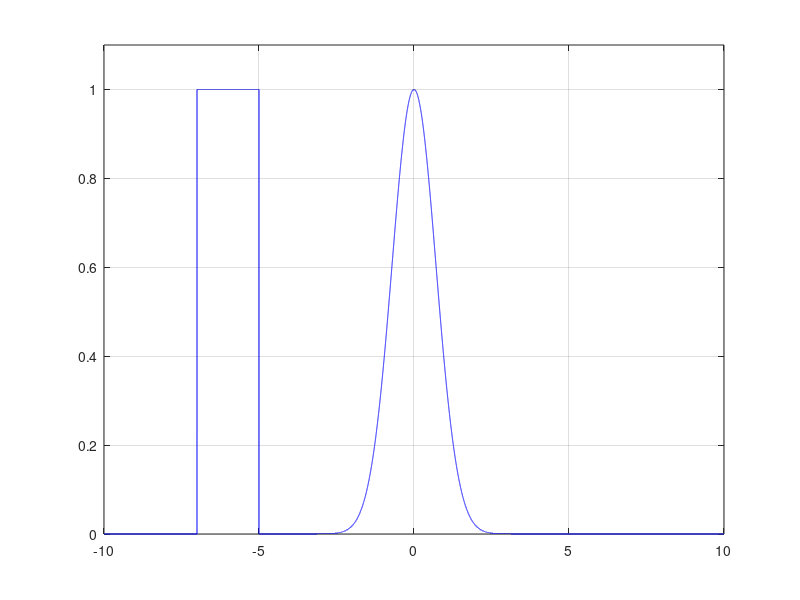

This chart was generated by the following MATLAB code: (Note: this script raises an error after producing the figure.)
% moving_wave_vectorized_rusanov.m

clear
%clc
close('all')

N = 50000;
u = 1;

plot_freq = 2500;
plot_switch = 1;
x_left = -10;
x_right = 10;
x_space = linspace(x_left,x_right,N);

dx = x_space(2)-x_space(1);
dt = 0.6*(dx)/u;
nu = u*dt/dx;
omega = (4*nu*nu+1)*(4-nu*nu)/5;
%Num_ts = min(1000,ceil(15/dt));
Num_ts = 5000;
% set initial condition
%f = zeros(N,1);
x_space = linspace(x_left,x_right,N);

f_l = 1;
f = f_l*exp(-(x_space.*x_space));
f((x_space < -5) & (x_space > -7)) = 1;


f_tmp = zeros(N,1);
f_nm = zeros(N,1);



% plot initial condition
plot(x_space,f,'-b');
axis([x_left x_right 0 1.1*f_l]);
grid on
drawnow

%title('\bf{Initial Condition}');


tic;

ind = (1:N)';
x_m = circshift(ind,1);
x_p = circshift(ind,-1);
x_2m = circshift(ind,2);
x_2p = circshift(ind,-2);


x_m = gpuArray(x_m);
x_p = gpuArray(x_p);
x_2m = gpuArray(x_2m);
x_2p = gpuArray(x_2p);

f_nm = gpuArray(f_nm);
f_tmp = gpuArray(f_tmp);
f = gpuArray(f);

for ts = 1:Num_ts
    
    if(mod(ts,100)==0)
        fprintf('Executing time step number %d.\n',ts);
    end
    
    f_nm = (0.5).*(f(x_p) + f) - (nu/3).*(f(x_p) - f);
    f_tmp = f - (2*nu/3).*(f_nm - f_nm(x_m));
    f = f - (nu/24).*(-2*f(x_2p) + 7*f(x_p) - 7*f(x_m) + 2*f(x_2m)) ...
        -(3*nu/8).*(f_tmp(x_p) - f_tmp(x_m)) ...
        -(omega/24).*(f(x_2p) - 4*f(x_p) + 6*f - 4*f(x_m) + f(x_2m));
    
    if(plot_switch==1)
        if(mod(ts,plot_freq)==0)
            plot(x_space,f,'-b')
            axis([x_left x_right 0 1.1*f_l]);
            grid on
            title('\bf{Rusanov Method}','FontSize',12);
            drawnow
            
        end
    end
    
end

ex_time = toc;



plot(x_space,f,'-b');
axis([x_left x_right 0 1.1*f_l]);
title('\bf{Final Condition}');
grid on
drawnow

fprintf('Execution time = %g.\n Average time per DOF*update = %g. \n',ex_time, ex_time/(N*Num_ts));